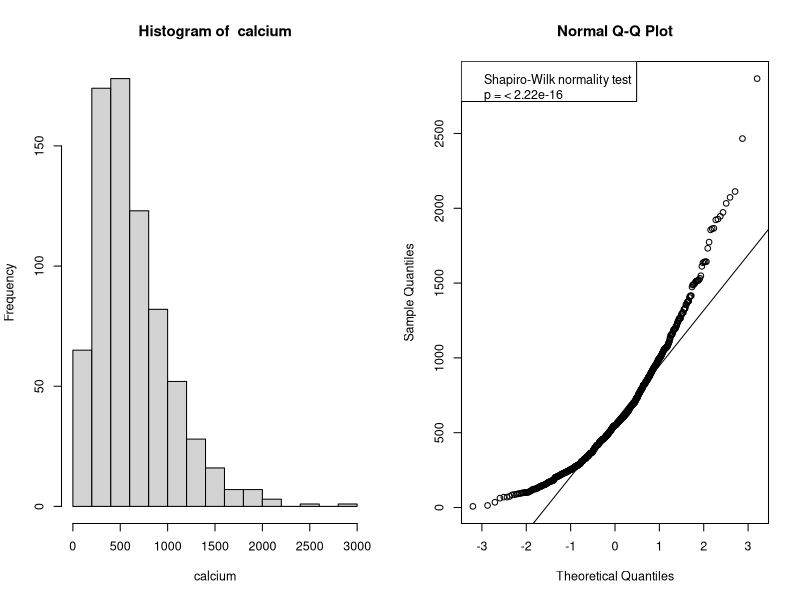
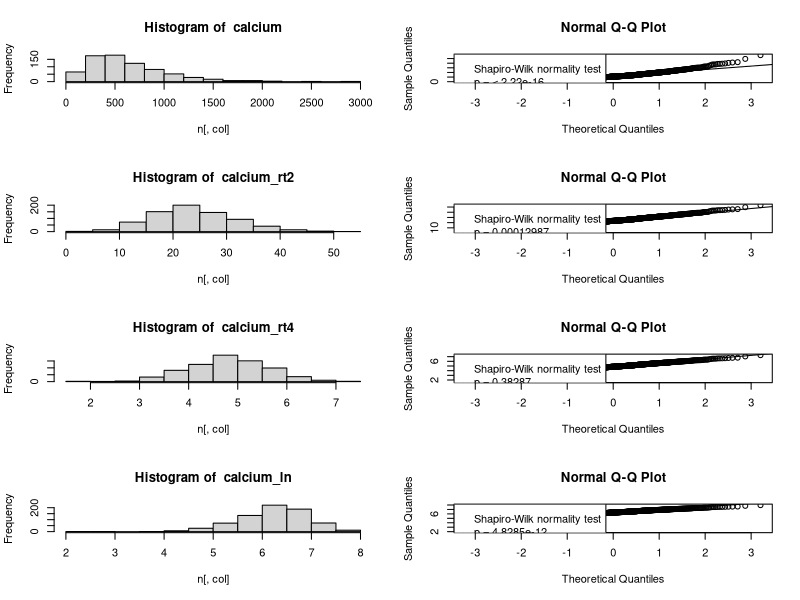

These figures' R source, in order:
## ---- chunk 1
#read input file
n = read.table(
	file = "../data/nutrient.txt",
	col.names = c("id","calcium","iron","protein","a","c"))
#print input data
n
## ---- chunk 2
#define plotting function
norm_plot = function(df, col){
	#histogram
	hist(df[,col], 
		main = paste("Histogram of ", col),
		xlab = col)
	#qq plot
	qqnorm(df[,col])
	#reference line added to qq plot
	qqline(df[,col])
	#test statistic added to qq plot
	test = shapiro.test(df[,col])
	legend("topleft", legend = paste0(
		test$method,"\n",
		"p = ", format.pval(test$p.value)))
}

#setup graphical parameters - plot as 1 x 2 array
g = par(mfrow=c(1,2), cex = 0.75)
#plot histogram and q-q plot of calcium
norm_plot(n, "calcium")
#restore graphical parameters
par(g)
## ---- chunk 3
#square root transform
n$calcium_rt2 = sqrt(n$calcium)
#4th root transform
n$calcium_rt4 = n$calcium^(1/4)
#natural log transform
n$calcium_ln = log(n$calcium)
#print transformed data
n[,c("calcium","calcium_rt2","calcium_rt4","calcium_ln")]
## ---- chunk 4
#setup graphical parameters - plot as 4 x 2 array
g = par(mfrow=c(4,2))
#make plots for each variable of interest...
for(col in c("calcium","calcium_rt2","calcium_rt4","calcium_ln")){
	#histogram
	hist(n[,col], main = paste("Histogram of ", col))
	#qq plot
	qqnorm(n[,col])
	#reference line added to qq plot
	qqline(n[,col])
	#test statistic added to qq plot
	test = shapiro.test(n[,col])
	legend("topleft", legend = paste0(
		test$method,"\n",
		"p = ", format.pval(test$p.value)))
}
#restore graphical parameters
par(g)
## ---- chunk 5
#drop two unsuccessful transforms
n = subset(n, select = -c(calcium_rt2,calcium_ln))
#print data
n
